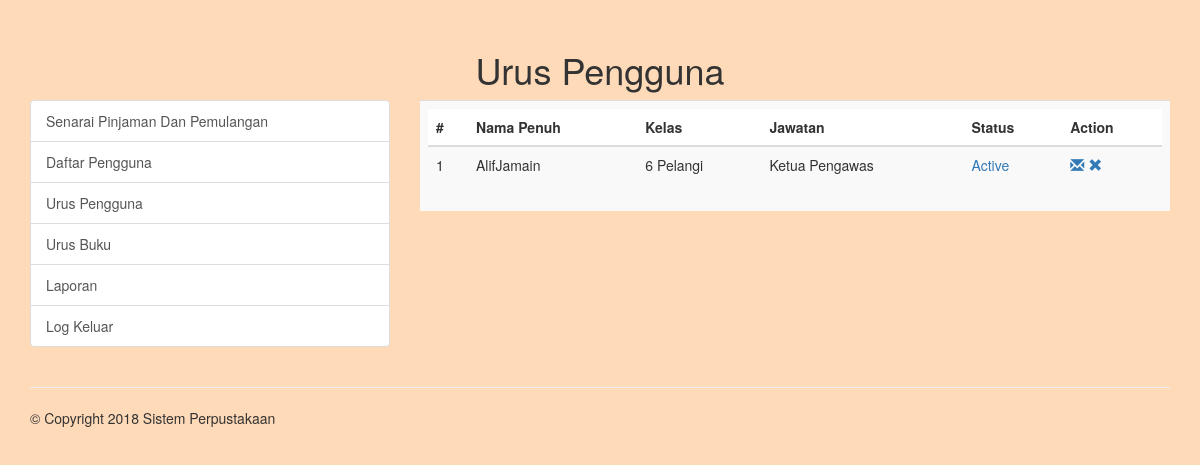
/admin/urus-pengguna.php (signed in), run on the app's committed database.
### tables this page shows
CREATE TABLE `tblpengguna` (
  `id` int(255) NOT NULL,
  `emel_pengguna` varchar(255) NOT NULL,
  `katalaluan_pengguna` varchar(255) NOT NULL,
  `nama_pengguna` varchar(255) NOT NULL,
  `kelas_pengguna` varchar(255) NOT NULL,
  `jawatan_pengguna` varchar(255) NOT NULL,
  `Status` int(1) NOT NULL
);

### admin/urus-pengguna.php (the view, shortened to what this page needs)
<?php
include('includes/config.php');
if(strlen($_SESSION['alogin'])==0)
    {
header('location:index.php');
}
else{
 ?>
<!DOCTYPE html>
<html lang="en">
<head>
                <?php include "includes/header.php"; ?>
</head>
<body>
<div class="container">
                		<h1><center>Urus Pengguna</center></h1>
	<div class="row">
		<div class="col-xs-4">
            <?php include "includes/sidebar.php"; ?>
		</div>
		<div class="col-xs-8">
			 <form method="post">
                    <table class="table table-striped">
              <tbody>
                 <tr>
                    <td colspan="1">
                          <fieldset>
<table class="table table-striped">                                    <thead>
                                        <tr>
                                            <th>#</th>
                                            <th>Nama Penuh</th>
                                            <th>Kelas</th>
                                            <th>Jawatan</th>
                                             <th>Status</th>
                                            <th>Action</th>
                                        </tr>
                                    </thead>
                                    <tbody>
<?php $sql = "SELECT * from  tblpengguna";
$query = $dbh -> prepare($sql);
$query->execute();
$results=$query->fetchAll(PDO::FETCH_OBJ);
$cnt=1;
if($query->rowCount() > 0)
{
foreach($results as $result)
{               ?>
                                        <tr>
                                            <td> <?php echo htmlentities($cnt);?></td>
                                            <td><?php echo htmlentities($result->nama_pengguna);?></td>
                                            <td><?php echo htmlentities($result->kelas_pengguna);?></td>
                                            <td><?php echo htmlentities($result->jawatan_pengguna);?></td>
                                             <td><?php $stats=$result->Status;
if($stats){
                                             ?>
                                                 <a class="waves-effect waves-green btn-flat m-b-xs">Active</a>
                                                 <?php } else { ?>
                                                 <a class="waves-effect waves-red btn-flat m-b-xs">Inactive</a>
                                                 <?php } ?>
                                             </td>
                                            <td><a href="edit-pengguna.php?empid=<?php echo htmlentities($result->id);?>"><i class="glyphicon glyphicon-envelope"></i></a>
                                        <?php if($result->Status==1)
 {?>
<a href="urus-pengguna.php?inid=<?php echo htmlentities($result->id);?>" onclick="return confirm('Admin Pasti Untuk InActive Pengguna?');"" > <i class="glyphicon glyphicon-remove" title="Inactive"></i>
<?php } else {?>
                                             <a href="urus-pengguna.php?id=<?php echo htmlentities($result->id);?>" onclick="return confirm('Admin Pasti Untuk Active Pengguna?');""><i class="glyphicon glyphicon-ok" title="Active"></i>
                                            <?php } ?> </td>
                                        </tr>
                                         <?php $cnt++;} }?>
                                    </tbody>
                                </table>
                          </fieldset>
                    </td>
                 </tr>
              </tbody>
           </table>
            </form>
		</div>
	</div>
	<hr>
	<div class="row">
		<div class="col-xs-12">
			<footer>
                <?php include "includes/footer.php"; ?>
			</footer>
		</div>
	</div>
</div>
</body>
</html>
<?php } ?>

### admin/urus-pengguna.php (style rules this page uses)
body { padding-top: 30px; background-color: #FFDAB9; }

### data on the page
tblpengguna: nama_pengguna "AlifJamain", kelas_pengguna "6 Pelangi", jawatan_pengguna "Ketua Pengawas", Status "Active"
